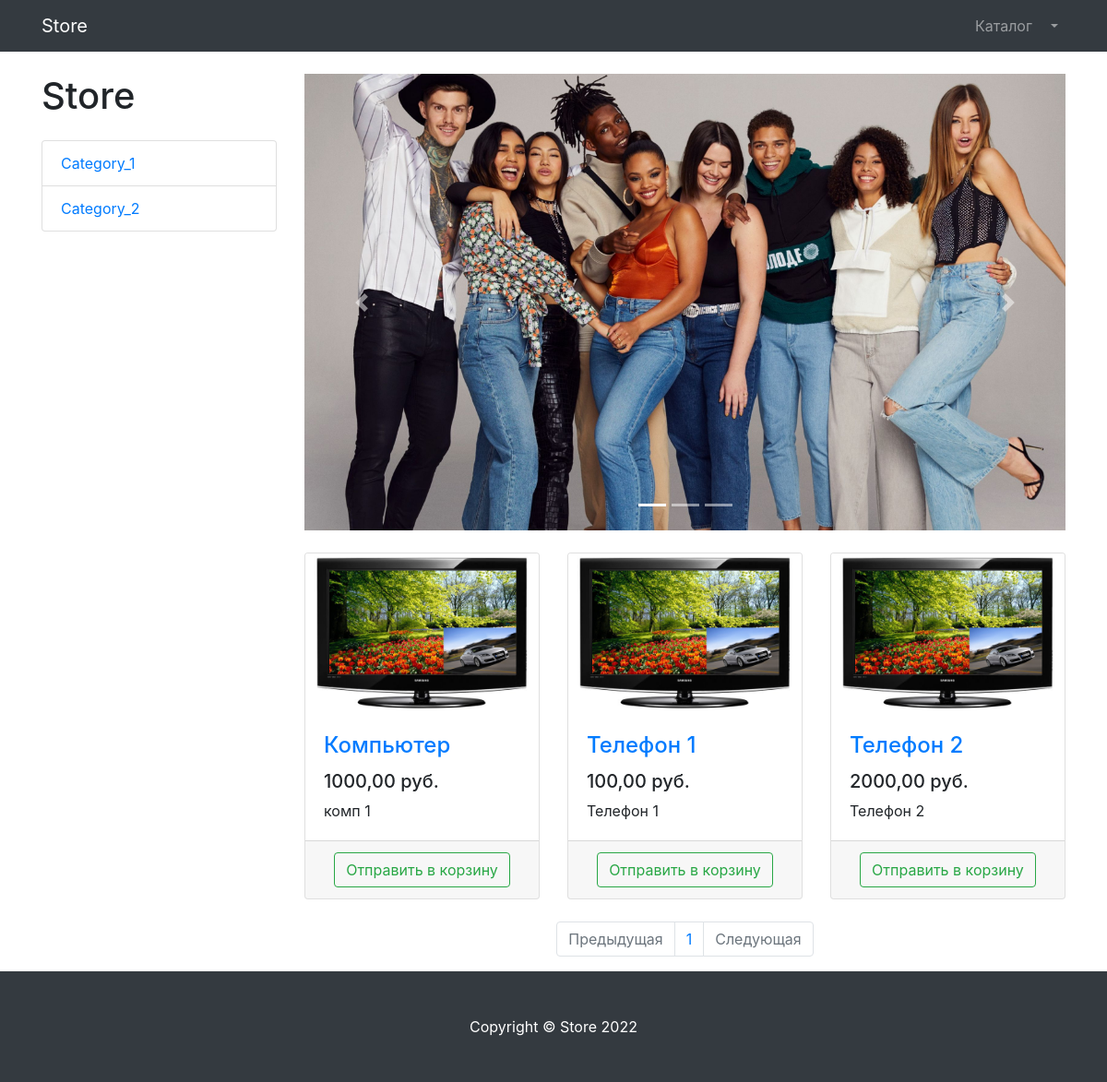
The app's page /category/2/ (signed in) with its own data.
### prostoapp/models.py (models this page shows, shortened)
class ProductCategory(models.Model):
    name = models.CharField(max_length=128, unique=True, verbose_name='Наименования')
    description = models.TextField(null=True, blank=True, verbose_name='Описание')
    class Meta:
        verbose_name = 'Категория'
        verbose_name_plural = 'Категории'

class Product(models.Model):
    name = models.CharField(max_length=256, verbose_name='Наименование')
    description = models.TextField(verbose_name='Описание')
    price = models.DecimalField(max_digits=8, decimal_places=2, verbose_name='Цена')
    quantity = models.PositiveIntegerField(default=0, verbose_name='Наличие')
    image = models.ImageField(upload_to='products_images', verbose_name='Картинка')
    category = models.ForeignKey(to=ProductCategory, on_delete=models.CASCADE, verbose_name='Категория')
    class Meta:
        verbose_name = 'Продукт'
        verbose_name_plural = 'Продукты'

### prostoapp/views.py (the view)
# urls.py: path('', products, name='index'),
def products(request, category_id=None, page_number=1):
    products = Product.objects.filter(category_id=category_id) if category_id else Product.objects.all()
    per_page = 3
    paginator = Paginator(products, per_page)
    products_paginator = paginator.page(page_number)
    context = {
        'products': products_paginator,
        'categories': ProductCategory.objects.all(),
    }
    return render(request, 'prostoapp/products.html', context)

### prostoapp/templates/prostoapp/products.html (shortened to what this page needs)
{% extends 'prostoapp/base.html' %}
{% load static %}
{% block css %}
    <link href="{% static 'vendor/css/products.css' %}" rel="stylesheet">
{% endblock %}
{% block content %}
    <div class="container">
        <div class="row">
            <div class="col-lg-3">
                <h1 class="my-4">Store</h1>
                <div class="list-group">
                    {% for category in categories %}
                        <a href="{% url 'prostoapp:category' category.id %}" class="list-group-item">
                            {{ category.name }}
                        </a>
                    {% endfor %}
                </div>
            </div>
            <div class="col-lg-9">
                <div id="carouselExampleIndicators" class="carousel slide my-4" data-ride="carousel">
                    <ol class="carousel-indicators">
                        <li data-target="#carouselExampleIndicators" data-slide-to="0" class="active"></li>
                        <li data-target="#carouselExampleIndicators" data-slide-to="1"></li>
                        <li data-target="#carouselExampleIndicators" data-slide-to="2"></li>
                    </ol>
                    <div class="carousel-inner" role="listbox">
                        <div class="carousel-item active">
                            <img class="d-block img-fluid" src="/static/vendor/img/slides/slide-1.jpg"
                                 alt="First slide">
                        </div>
                    </div>
                    <a class="carousel-control-prev" href="#carouselExampleIndicators" role="button" data-slide="prev">
                        <span class="carousel-control-prev-icon" aria-hidden="true"></span>
                    </a>
                    <a class="carousel-control-next" href="#carouselExampleIndicators" role="button" data-slide="next">
                        <span class="carousel-control-next-icon" aria-hidden="true"></span>
                    </a>
                </div>
                <div class="row">
                    {% for product in products %}
                        <div class="col-lg-4 col-md-6 mb-4">
                            <div class="card h-100">
                                <a href="#">
                                    <img class="card-img-top"
                                         src="{{ product.image.url }}"
                                         alt="">
                                </a>
                                <div class="card-body">
                                    <h4 class="card-title">
                                        <a href="#">{{ product.name }}</a>
                                    </h4>
                                    <h5>{{ product.price }} руб.</h5>
                                    <p class="card-text">{{ product.description }}</p>
                                </div>
                                <div class="card-footer text-center">
                                    <a class="btn btn-outline-success"
                                       href="{% url 'prostoapp:basket_add' product.id %}">
                                        Отправить в корзину
                                    </a>
                                </div>
                            </div>
                        </div>
                    {% endfor %}
                </div>
                <nav aria-label="Page navigation example">
                    <ul class="pagination justify-content-center">
                        <li class="page-item {% if not products.has_previous %} disabled {% endif %}">
                            <a class="page-link"
                               href="{% if products.has_previous %} {% url 'prostoapp:paginator' products.previous_page_number %} {% else %} # {% endif %}"
                               tabindex="-1" aria-disabled="true">
                                Предыдущая
                            </a>
                        </li>
                        {% for page in products.paginator.page_range %}
                            <li class="page-item">
                                <a class="page-link" href="{% url 'prostoapp:paginator' page %}">
                                    {{ page }}
                                </a>
                            </li>
                        {% endfor %}
                        <li class="page-item {% if not products.has_next %} disabled {% endif %}">
                            <a class="page-link"
                               href="{% if products.has_next %} {% url 'prostoapp:paginator' products.next_page_number %} {% else %} # {% endif %}">
                                Следующая
                            </a>
                        </li>
                    </ul>
                </nav>
            </div>
        </div>
    </div>
{% endblock %}
{% block footer %}
    <footer class="py-5 bg-dark">
        <div class="container">
            <p class="m-0 text-center text-white">Copyright &copy; Store 2022</p>
        </div>
    </footer>
{% endblock %}

### records on screen
ProductCategory: name "Category_1"
ProductCategory: name "Category_2"
Product: image (picture), name "Компьютер", price "1000,00", description "комп 1"
Product: image (picture), name "Телефон 1", price "100,00", description "Телефон 1"
Product: image (picture), name "Телефон 2", price "2000,00", description "Телефон 2"

### other values on screen
{{ page }} "1"
